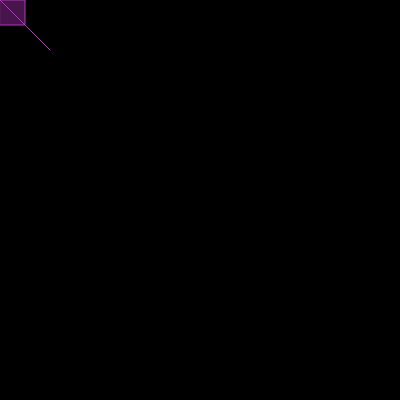
Frame 1 (no input)
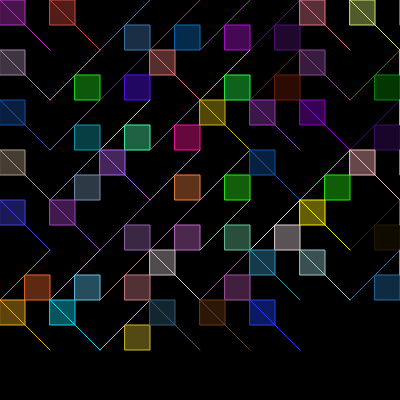
Frame 60 (no input)
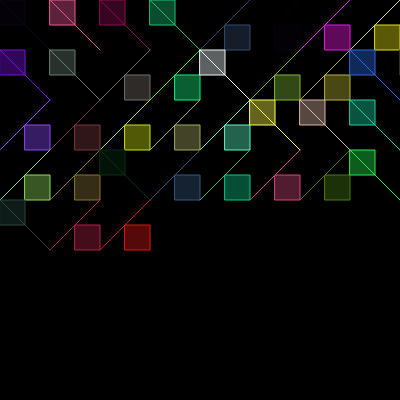
Frame 120 (the mouse pressed at the canvas centre since frame 60)

The p5.js sketch that drew these frames (run headless with seeded random() and noise() and a simulated clock; from frame 60 on, the mouse is pressed at the canvas centre):

// p5.js sketch
// ── sketch.js
let x = 0;
let y = 0;
let spacing = 50;

function setup() {
  createCanvas(400, 400);
  background(0);
}

function draw() {
  let r = random(255);
  let g = random(255);
  let b = random(255);
  stroke(r, g, b);
  fill(r, g, b, 100);  // Adding some transparency to the fill color

  if (random(1) < 0.5) {
    line(x, y, x + spacing, y + spacing);
    rect(x, y, spacing / 2, spacing / 2);
  } else {
    line(x, y + spacing, x + spacing, y);
    rect(x + spacing / 2, y + spacing / 2, spacing / 2, spacing / 2);
  }

  x = x + spacing;
  if (x > width) {
    x = 0;
    y = y + spacing;
  }

  if (y > height) {
    background(0);
    x = 0;
    y = 0;
  }
}
